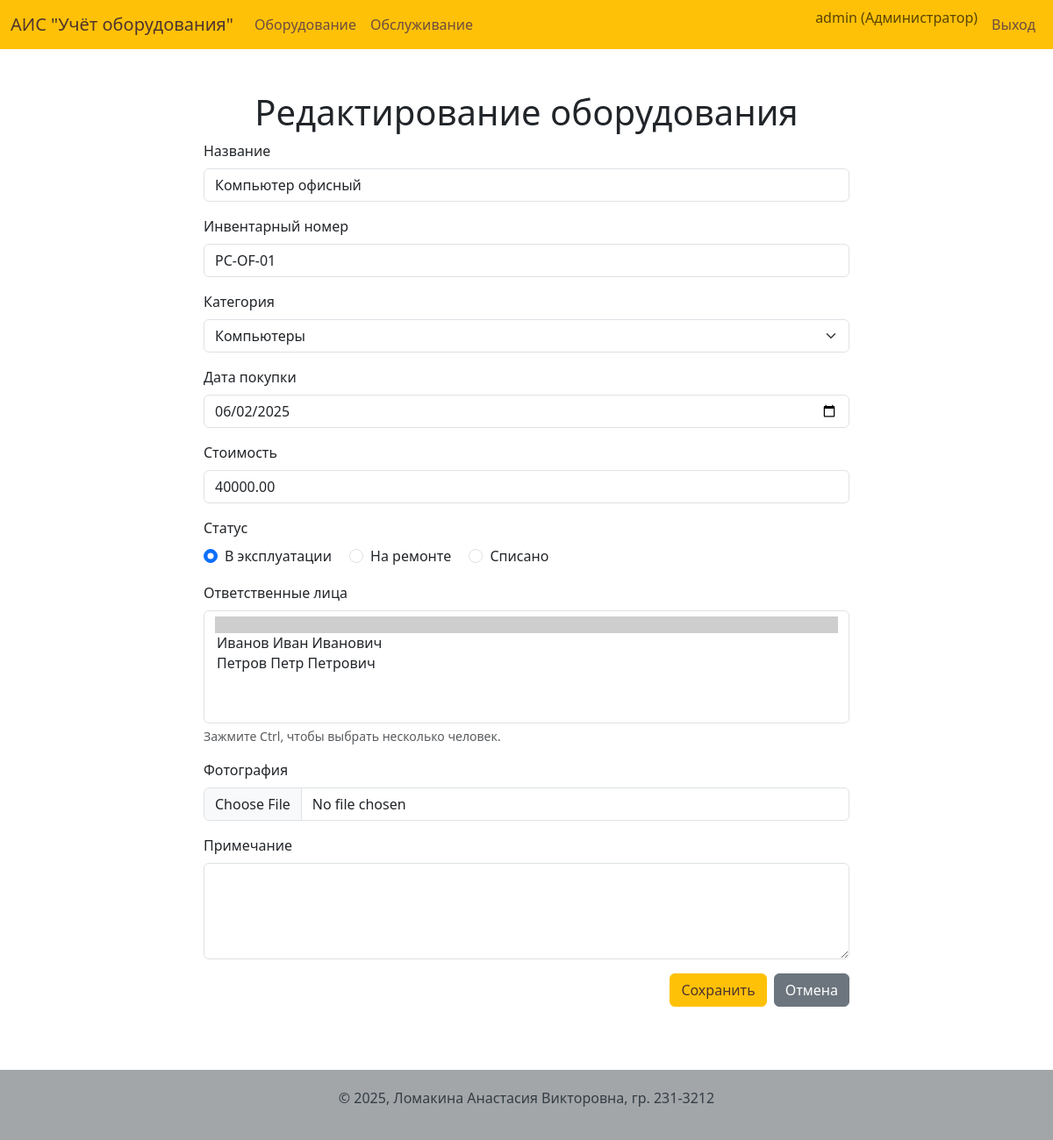
/equipment/5/edit (signed in), run on the app's committed database.
### app/models.py (models this page shows, shortened)
class User(UserMixin, db.Model):
    id = db.Column(db.Integer, primary_key=True)
    username = db.Column(db.String(64), index=True, unique=True, nullable=False)
    password_hash = db.Column(db.String(128))
    role = db.Column(db.String(50), nullable=False, default='Пользователь')
    def is_admin(self):
        return self.role == 'Администратор'

class Equipment(db.Model):
    id = db.Column(db.Integer, primary_key=True)
    name = db.Column(db.String(200), nullable=False)
    inventory_number = db.Column(db.String(100), unique=True, nullable=False)
    purchase_date = db.Column(db.Date, nullable=False, default=date.today)
    cost = db.Column(db.Numeric(10, 2), nullable=False)
    status = db.Column(db.Enum('В эксплуатации', 'На ремонте', 'Списано', name='equipment_status_enum'), nullable=False, default='В эксплуатации')
    notes = db.Column(db.Text)
    category_id = db.Column(db.Integer, db.ForeignKey('category.id'), nullable=False)
    image_id = db.Column(db.Integer, db.ForeignKey('image.id'), nullable=True)
    photo = db.relationship('Image', backref='equipment', uselist=False, lazy=True)
    responsible_persons = db.relationship('ResponsiblePerson', secondary=equipment_responsible_persons, lazy='subquery',
        backref=db.backref('equipments', lazy=True))
    service_history = db.relationship('ServiceHistory', backref='equipment', lazy='dynamic', cascade="all, delete-orphan")

### app/routes.py (the view)
@bp.route('/equipment/<int:id>/edit', methods=['GET', 'POST'])
@login_required
@admin_required
def edit_equipment(id):
    equipment_item = Equipment.query.get_or_404(id)
    form = EquipmentForm(original_inventory_number=equipment_item.inventory_number)
    form.category.choices = [(c.id, c.name) for c in Category.query.order_by('name').all()]
    if form.validate_on_submit():
        equipment_item.name = form.name.data
        equipment_item.inventory_number = form.inventory_number.data
        equipment_item.category_id = form.category.data
        equipment_item.purchase_date = form.purchase_date.data
        equipment_item.cost = form.cost.data
        equipment_item.status = form.status.data
        equipment_item.notes = form.notes.data
        equipment_item.responsible_persons = form.responsible_persons.data
        if form.photo.data:
            try:
                image_obj = save_picture(form.photo.data)
                equipment_item.image_id = image_obj.id
            except Exception as e:
                flash(f'При сохранении файла возникла ошибка: {e}', 'danger')
                db.session.rollback()
                return render_template('equipment_form.html', title='Редактирование оборудования', form=form, equipment=equipment_item)
        db.session.commit()
        flash('Данные об оборудовании успешно обновлены!', 'success')
        return redirect(url_for('main.equipment_detail', id=equipment_item.id))
    elif request.method == 'GET':
        form.name.data = equipment_item.name
        form.inventory_number.data = equipment_item.inventory_number
        form.category.data = equipment_item.category_id
        form.purchase_date.data = equipment_item.purchase_date
        form.cost.data = equipment_item.cost
        form.status.data = equipment_item.status
        form.notes.data = equipment_item.notes
        form.responsible_persons.data = equipment_item.responsible_persons
    return render_template('equipment_form.html', title='Редактирование оборудования', form=form, equipment=equipment_item)

### app/forms.py (called while the page is built)
def get_responsible_person_label(person):
    return person.full_name

### app/models.py (called while the page is built)
@login.user_loader
def load_user(id):
    return User.query.get(int(id))

### app/routes.py (called while the page is built)
def admin_required(f):
    @wraps(f)
    def decorated_function(*args, **kwargs):
        if not current_user.is_admin():
            flash('У вас недостаточно прав для выполнения данного действия.', 'danger')
            return redirect(url_for('main.index'))
        return f(*args, **kwargs)
    return decorated_function

### app/templates/equipment_form.html (shortened to what this page needs)
{% extends "base.html" %}
{% block content %}
<div class="row">
    <div class="col-md-8 offset-md-2">
        <h1 class="text-center">{{ title }}</h1>
        <form method="POST" action="" enctype="multipart/form-data" novalidate>
            <div class="mb-3">
                {{ form.name.label(class="form-label") }}
                {{ form.name(class="form-control", size=32) }}
            </div>
            <div class="mb-3">
                {{ form.inventory_number.label(class="form-label") }}
                {{ form.inventory_number(class="form-control", size=32) }}
            </div>
            <div class="mb-3">
                {{ form.category.label(class="form-label") }}
                {{ form.category(class="form-select") }}
            </div>
            <div class="mb-3">
                {{ form.purchase_date.label(class="form-label") }}
                {{ form.purchase_date(class="form-control") }}
            </div>
            <div class="mb-3">
                {{ form.cost.label(class="form-label") }}
                {{ form.cost(class="form-control") }}
            </div>
            <div class="mb-3">
                {{ form.status.label(class="form-label d-block") }}
                {% for subfield in form.status %}
                    <div class="form-check form-check-inline">
                        {{ subfield(class="form-check-input") }}
                        {{ subfield.label(class="form-check-label") }}
                    </div>
                {% endfor %}
            </div>
            <div class="mb-3">
                {{ form.responsible_persons.label(class="form-label") }}
                {{ form.responsible_persons(class="form-select", size=5) }}
                <div class="form-text">Зажмите Ctrl, чтобы выбрать несколько человек.</div>
            </div>
             <div class="mb-3">
                {{ form.photo.label(class="form-label") }}
                {{ form.photo(class="form-control") }}
            </div>
            <div class="mb-3">
                {{ form.notes.label(class="form-label") }}
                {{ form.notes(class="form-control", rows=4) }}
            </div>
            <div class="d-grid gap-2 d-md-flex justify-content-md-end">
                {{ form.submit(class="btn btn-primary") }}
                <a href="{{ url_for('main.index') }}" class="btn btn-secondary">Отмена</a>
            </div>
        </form>
    </div>
</div>
{% endblock %}

### app/templates/base.html (shortened to what this page needs)
<!DOCTYPE html>
<html lang="ru">
<head>
    <link rel="stylesheet" href="{{ url_for('static', filename='css/style.css') }}">
    <link href="https://cdn.jsdelivr.net/npm/bootstrap@5.3.2/dist/css/bootstrap.min.css" rel="stylesheet">
</head>
<body>
    <header>
        <nav class="navbar navbar-expand-lg">
            <div class="container-fluid">
                <a class="navbar-brand" href="{{ url_for('main.index') }}" style="color: #4e342e;">АИС "Учёт оборудования"</a>
                <div class="collapse navbar-collapse">
                    <ul class="navbar-nav me-auto mb-2 mb-lg-0">
                        {% if current_user.is_authenticated %}
                        <li class="nav-item">
                            <a class="nav-link" href="{{ url_for('main.index') }}">Оборудование</a>
                        </li>
                        {% endif %}
                        {% if current_user.is_authenticated and (current_user.is_admin() or current_user.is_tech()) %}
                        <li class="nav-item">
                            <a class="nav-link" href="{{ url_for('main.service_list') }}">Обслуживание</a>
                        </li>
                        {% endif %}
                    </ul>
                    <ul class="navbar-nav ms-auto">
                        {% if current_user.is_authenticated %}
                            <li class="nav-item">
                                <span class="navbar-text me-2">
                                    {{ current_user.username }} ({{ current_user.role }})
                                </span>
                            </li>
                            <li class="nav-item">
                                <a class="nav-link" href="{{ url_for('main.logout') }}">Выход</a>
                            </li>
                        {% else %}
                            <li class="nav-item">
                                <a class="nav-link" href="{{ url_for('main.login') }}">Вход</a>
                            </li>
                        {% endif %}
                    </ul>
                </div>
            </div>
        </nav>
    </header>
    <main class="container mt-4">
        {% block content %}{% endblock %}
    </main>
    <footer>
        <div class="container text-center">
            <p>© 2025, Ломакина Анастасия Викторовна, гр. 231-3212</p>
        </div>
    </footer>
    <link rel="stylesheet" href="https://cdn.jsdelivr.net/npm/bootstrap-icons@1.11.1/font/bootstrap-icons.css">
</body>
</html>

### app/static/css/style.css (style rules this page uses)
body { display: flex; flex-direction: column; min-height: 100vh; background-color: #fdfdfd; }
main { flex: 1; padding-top: 1.5rem; padding-bottom: 2rem; }
header .navbar { background-color: #ffc107; }
header .navbar a.nav-link { color: #6d4c41; font-weight: 500; }
footer { background-color: #a3a6a9; padding: 20px 0; margin-top: 40px; color: #333d45; }
.btn-primary { --bs-btn-color: #4e342e !important; --bs-btn-bg: #ffc107 !important; --bs-btn-border-color: #ffc107 !important; --bs-btn-hover-color: #4e342e !important; --bs-btn-hover-bg: #e0a800 !important; --bs-btn-hover-border-color: #e0a800 !important; --bs-btn-active-bg: #e0a800 !important; --bs-btn-active-border-color: #c49400 !important; }

### data on the page
User: username "admin", role "Администратор"
Equipment: name "Компьютер офисный", inventory_number "PC-OF-01", category "Компьютеры", purchase_date "06/02/2025", cost "40000.00"

### other printed values
{{ title }} "Редактирование оборудования"
{{ subfield.label(class="form-check-label") }} "В эксплуатации" "На ремонте" "Списано"
